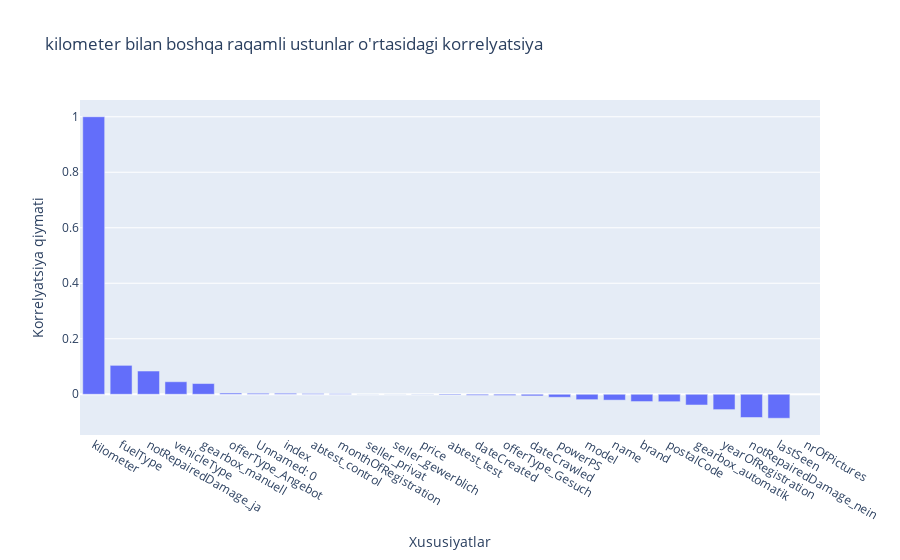

Write notebook code for a chart like this one.
### Code cell
import pandas as pd
import plotly.express as px

# Raqamli ustunlarni tanlash
numeric_cols = df.select_dtypes(include=['float64', 'int64']).columns

# faqat raqamli ustunlar bo'yicha korrelyatsiya
corr_matrix = df[numeric_cols].corr()

# kilometer ustunining boshqa ustunlar bilan korrelyatsiyasi
life_span_corr = corr_matrix[['kilometer']].sort_values(by='kilometer', ascending=False)

# Heatmap uchun DataFrame ni transformatsiya qilish
heatmap_data = life_span_corr.reset_index()
heatmap_data.columns = ['Feature', 'Correlation_with_life_span']

# Plotly Express yordamida bar grafik
fig = px.bar(
    heatmap_data,
    x='Feature',
    y='Correlation_with_life_span',
    title='kilometer bilan boshqa raqamli ustunlar o\'rtasidagi korrelyatsiya',
    labels={'Correlation_with_life_span': 'Korrelyatsiya qiymati', 'Feature': 'Xususiyatlar'}
)

fig.show()

### Figure 1 — Plotly figure (JSON) as saved in the notebook; plotly's stock layout.template omitted (floating-point values rounded to 4 significant figures)
{"data": [{"hovertemplate": "Xususiyatlar=%{x}<br>Korrelyatsiya qiymati=%{y}<extra></extra>", "legendgroup": "", "marker": {"color": "#636efa", "pattern": {"shape": ""}}, "name": "", "orientation": "v", "showlegend": false, "textposition": "auto", "type": "bar", "x": ["kilometer", "fuelType", "notRepairedDamage_ja", "vehicleType", "gearbox_manuell", "offerType_Angebot", "Unnamed: 0", "index", "abtest_control", "monthOfRegistration", "seller_privat", "seller_gewerblich", "price", "abtest_test", "dateCreated", "offerType_Gesuch", "dateCrawled", "powerPS", "model", "name", "brand", "postalCode", "gearbox_automatik", "yearOfRegistration", "notRepairedDamage_nein", "lastSeen", "nrOfPictures"], "xaxis": "x", "y": [1.0, 0.1042, 0.08373, 0.04513, 0.0386, 0.004397, 0.003625, 0.003625, 0.002744, 0.001838, 0.0001619, -0.0001619, -0.0006354, -0.002744, -0.003687, -0.004397, -0.005813, -0.01074, -0.01939, -0.02114, -0.02625, -0.02669, -0.0386, -0.05532, -0.08373, -0.08641, NaN], "yaxis": "y"}], "layout": {"barmode": "relative", "legend": {"tracegroupgap": 0}, "title": {"text": "kilometer bilan boshqa raqamli ustunlar o'rtasidagi korrelyatsiya"}, "xaxis": {"anchor": "y", "domain": [0, 1], "title": {"text": "Xususiyatlar"}}, "yaxis": {"anchor": "x", "domain": [0, 1], "title": {"text": "Korrelyatsiya qiymati"}}}}
